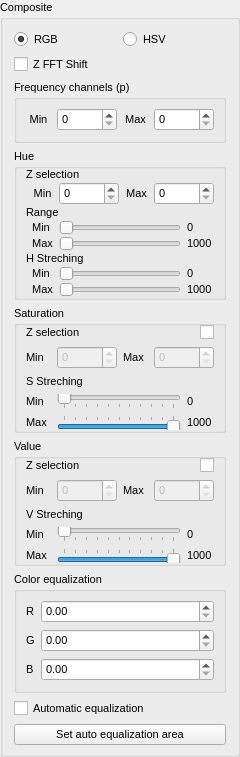
       <widget class="holovibes::gui::CompositePanel" name="CompositePanel">
        <property name="enabled">
         <bool>true</bool>
        </property>
        <property name="sizePolicy">
         <sizepolicy hsizetype="Fixed" vsizetype="Preferred">
          <horstretch>1</horstretch>
          <verstretch>0</verstretch>
         </sizepolicy>
        </property>
        <property name="minimumSize">
         <size>
          <width>240</width>
          <height>0</height>
         </size>
        </property>
        <property name="maximumSize">
         <size>
          <width>210</width>
          <height>16777215</height>
         </size>
        </property>
        <property name="baseSize">
         <size>
          <width>210</width>
          <height>0</height>
         </size>
        </property>
        <property name="font">
         <font>
          <pointsize>8</pointsize>
          <kerning>true</kerning>
         </font>
        </property>
        <property name="toolTip">
         <string notr="true"/>
        </property>
        <property name="toolTipDuration">
         <number>-1</number>
        </property>
        <property name="title">
         <string>Composite</string>
        </property>
        <property name="flat">
         <bool>false</bool>
        </property>
        <layout class="QVBoxLayout" name="verticalLayout_11">
         <property name="spacing">
          <number>6</number>
         </property>
         <property name="sizeConstraint">
          <enum>QLayout::SetNoConstraint</enum>
         </property>
         <property name="leftMargin">
          <number>11</number>
         </property>
         <property name="topMargin">
          <number>11</number>
         </property>
         <property name="rightMargin">
          <number>11</number>
         </property>
         <property name="bottomMargin">
          <number>9</number>
         </property>
         <item>
          <layout class="QHBoxLayout" name="horizontalLayout_33">
           <property name="topMargin">
            <number>0</number>
           </property>
           <item>
            <widget class="QRadioButton" name="radioButton_rgb">
             <property name="text">
              <string>RGB</string>
             </property>
             <property name="checked">
              <bool>true</bool>
             </property>
            </widget>
           </item>
           <item>
            <widget class="QRadioButton" name="radioButton_hsv">
             <property name="text">
              <string>HSV</string>
             </property>
             <property name="checked">
              <bool>false</bool>
             </property>
            </widget>
           </item>
          </layout>
         </item>
         <item>
          <widget class="QCheckBox" name="zFFTShiftCheckBox">
           <property name="font">
            <font>
             <pointsize>8</pointsize>
             <kerning>true</kerning>
            </font>
           </property>
           <property name="text">
            <string>Z FFT Shift</string>
           </property>
          </widget>
         </item>
         <item>
          <widget class="QGroupBox" name="groupBox">
           <property name="title">
            <string>Frequency channels (p)</string>
           </property>
           <layout class="QVBoxLayout" name="verticalLayout_13">
            <item>
             <layout class="QGridLayout" name="gridLayout_9">
              <property name="horizontalSpacing">
               <number>6</number>
              </property>
              <property name="verticalSpacing">
               <number>1</number>
              </property>
              <item row="1" column="0">
               <widget class="QLabel" name="label_7">
                <property name="text">
                 <string>Min</string>
                </property>
                <property name="alignment">
                 <set>Qt::AlignCenter</set>
                </property>
               </widget>
              </item>
              <item row="1" column="2">
               <widget class="QLabel" name="label_8">
                <property name="text">
                 <string>Max</string>
                </property>
                <property name="alignment">
                 <set>Qt::AlignCenter</set>
                </property>
               </widget>
              </item>
              <item row="1" column="1">
               <widget class="QSpinBox" name="PRedSpinBox_Composite">
                <property name="sizePolicy">
                 <sizepolicy hsizetype="Minimum" vsizetype="Fixed">
                  <horstretch>0</horstretch>
                  <verstretch>0</verstretch>
                 </sizepolicy>
                </property>
                <property name="minimumSize">
                 <size>
                  <width>60</width>
                  <height>0</height>
                 </size>
                </property>
                <property name="minimum">
                 <number>0</number>
                </property>
                <property name="maximum">
                 <number>65536</number>
                </property>
                <property name="value">
                 <number>0</number>
                </property>
               </widget>
              </item>
              <item row="1" column="3">
               <widget class="QSpinBox" name="PBlueSpinBox_Composite">
                <property name="minimumSize">
                 <size>
                  <width>60</width>
                  <height>0</height>
                 </size>
                </property>
                <property name="minimum">
                 <number>0</number>
                </property>
                <property name="maximum">
                 <number>65536</number>
                </property>
                <property name="value">
                 <number>0</number>
                </property>
               </widget>
              </item>
             </layout>
            </item>
           </layout>
          </widget>
         </item>
         <item>
          <widget class="QGroupBox" name="groupBox_hue">
           <property name="sizePolicy">
            <sizepolicy hsizetype="Maximum" vsizetype="Preferred">
             <horstretch>0</horstretch>
             <verstretch>0</verstretch>
            </sizepolicy>
           </property>
           <property name="maximumSize">
            <size>
             <width>16777214</width>
             <height>16777215</height>
            </size>
           </property>
           <property name="title">
            <string>Hue</string>
           </property>
           <layout class="QVBoxLayout" name="verticalLayout_18">
            <property name="topMargin">
             <number>0</number>
            </property>
            <property name="bottomMargin">
             <number>0</number>
            </property>
            <item>
             <layout class="QGridLayout" name="gridLayout_13">
              <property name="sizeConstraint">
               <enum>QLayout::SetDefaultConstraint</enum>
              </property>
              <property name="horizontalSpacing">
               <number>6</number>
              </property>
              <property name="verticalSpacing">
               <number>1</number>
              </property>
              <item row="1" column="1" colspan="2">
               <widget class="QSpinBox" name="SpinBox_hue_freq_min">
                <property name="sizePolicy">
                 <sizepolicy hsizetype="Minimum" vsizetype="Fixed">
                  <horstretch>0</horstretch>
                  <verstretch>0</verstretch>
                 </sizepolicy>
                </property>
                <property name="minimumSize">
                 <size>
                  <width>60</width>
                  <height>0</height>
                 </size>
                </property>
                <property name="minimum">
                 <number>0</number>
                </property>
                <property name="maximum">
                 <number>9</number>
                </property>
                <property name="value">
                 <number>0</number>
                </property>
               </widget>
              </item>
              <item row="4" column="5">
               <widget class="QLabel" name="label_hue_threshold_max">
                <property name="text">
                 <string>1000</string>
                </property>
               </widget>
              </item>
              <item row="3" column="5">
               <widget class="QLabel" name="label_hue_threshold_min">
                <property name="text">
                 <string>0</string>
                </property>
               </widget>
              </item>
              <item row="1" column="3">
               <widget class="QLabel" name="label_hue_freq_max">
                <property name="text">
                 <string>Max</string>
                </property>
                <property name="alignment">
                 <set>Qt::AlignCenter</set>
                </property>
               </widget>
              </item>
              <item row="4" column="1" colspan="4">
               <widget class="QSlider" name="horizontalSlider_hue_threshold_max">
                <property name="maximumSize">
                 <size>
                  <width>16777215</width>
                  <height>15</height>
                 </size>
                </property>
                <property name="maximum">
                 <number>1000</number>
                </property>
                <property name="pageStep">
                 <number>100</number>
                </property>
                <property name="orientation">
                 <enum>Qt::Horizontal</enum>
                </property>
               </widget>
              </item>
              <item row="2" column="0" colspan="5">
               <widget class="QLabel" name="label_27">
                <property name="text">
                 <string>Range</string>
                </property>
               </widget>
              </item>
              <item row="5" column="0" colspan="5">
               <widget class="QLabel" name="label_28">
                <property name="text">
                 <string>H Streching</string>
                </property>
               </widget>
              </item>
              <item row="6" column="0">
               <widget class="QLabel" name="label_hue_shift_min_name">
                <property name="text">
                 <string>  Min</string>
                </property>
               </widget>
              </item>
              <item row="6" column="1" colspan="4">
               <widget class="QSlider" name="horizontalSlider_hue_shift_min">
                <property name="maximumSize">
                 <size>
                  <width>16777215</width>
                  <height>15</height>
                 </size>
                </property>
                <property name="maximum">
                 <number>1000</number>
                </property>
                <property name="pageStep">
                 <number>100</number>
                </property>
                <property name="orientation">
                 <enum>Qt::Horizontal</enum>
                </property>
               </widget>
              </item>
              <item row="6" column="5">
               <widget class="QLabel" name="label_hue_shift_min">
                <property name="text">
                 <string>0</string>
                </property>
               </widget>
              </item>
              <item row="7" column="0">
               <widget class="QLabel" name="label_hue_shift_max_name">
                <property name="text">
                 <string>  Max</string>
                </property>
               </widget>
              </item>
              <item row="7" column="1" colspan="4">
               <widget class="QSlider" name="horizontalSlider_hue_shift_max">
                <property name="maximumSize">
                 <size>
                  <width>16777215</width>
                  <height>15</height>
                 </size>
                </property>
                <property name="maximum">
                 <number>1000</number>
                </property>
                <property name="pageStep">
                 <number>100</number>
                </property>
                <property name="orientation">
                 <enum>Qt::Horizontal</enum>
                </property>
               </widget>
              </item>
              <item row="7" column="5">
               <widget class="QLabel" name="label_hue_shift_max">
                <property name="text">
                 <string>1000</string>
                </property>
               </widget>
              </item>
              <item row="3" column="1" colspan="4">
               <widget class="QSlider" name="horizontalSlider_hue_threshold_min">
                <property name="maximumSize">
                 <size>
                  <width>16777215</width>
                  <height>15</height>
                 </size>
                </property>
                <property name="maximum">
                 <number>1000</number>
                </property>
                <property name="pageStep">
                 <number>100</number>
                </property>
                <property name="orientation">
                 <enum>Qt::Horizontal</enum>
                </property>
               </widget>
              </item>
              <item row="1" column="4" colspan="2">
               <widget class="QSpinBox" name="SpinBox_hue_freq_max">
                <property name="minimumSize">
                 <size>
                  <width>60</width>
                  <height>0</height>
                 </size>
                </property>
                <property name="minimum">
                 <number>0</number>
                </property>
                <property name="maximum">
                 <number>99</number>
                </property>
                <property name="value">
                 <number>0</number>
                </property>
               </widget>
              </item>
              <item row="0" column="0" colspan="5">
               <widget class="QLabel" name="label_hue_freq">
                <property name="text">
                 <string>Z selection </string>
                </property>
               </widget>
              </item>
              <item row="4" column="0">
               <widget class="QLabel" name="label_hue_threshold_max_name">
                <property name="text">
                 <string>  Max</string>
                </property>
               </widget>
              </item>
              <item row="1" column="0">
               <widget class="QLabel" name="label_hue_freq_min">
                <property name="text">
                 <string>  Min</string>
                </property>
                <property name="alignment">
                 <set>Qt::AlignCenter</set>
                </property>
               </widget>
              </item>
              <item row="3" column="0">
               <widget class="QLabel" name="label_hue_threshold_min_name">
                <property name="text">
                 <string>  Min</string>
                </property>
               </widget>
              </item>
             </layout>
            </item>
           </layout>
          </widget>
         </item>
         <item>
          <widget class="QGroupBox" name="groupBox_saturation">
           <property name="minimumSize">
            <size>
             <width>0</width>
             <height>0</height>
            </size>
           </property>
           <property name="title">
            <string>Saturation</string>
           </property>
           <layout class="QHBoxLayout" name="horizontalLayout_35">
            <property name="topMargin">
             <number>0</number>
            </property>
            <property name="bottomMargin">
             <number>0</number>
            </property>
            <item>
             <layout class="QGridLayout" name="saturationLayout">
              <property name="topMargin">
               <number>0</number>
              </property>
              <item row="3" column="0">
               <widget class="QLabel" name="label_saturation_threshold_min_name">
                <property name="text">
                 <string>Min</string>
                </property>
               </widget>
              </item>
              <item row="1" column="2">
               <widget class="QLabel" name="label_saturation_freq_max_name">
                <property name="text">
                 <string>Max</string>
                </property>
               </widget>
              </item>
              <item row="1" column="0">
               <widget class="QLabel" name="label_saturation_freq_min_name">
                <property name="text">
                 <string>Min</string>
                </property>
               </widget>
              </item>
              <item row="4" column="4">
               <widget class="QLabel" name="label_saturation_threshold_max">
                <property name="text">
                 <string>1000</string>
                </property>
               </widget>
              </item>
              <item row="1" column="1">
               <widget class="QSpinBox" name="SpinBox_saturation_freq_min">
                <property name="enabled">
                 <bool>false</bool>
                </property>
                <property name="minimumSize">
                 <size>
                  <width>60</width>
                  <height>0</height>
                 </size>
                </property>
               </widget>
              </item>
              <item row="1" column="3" colspan="2">
               <widget class="QSpinBox" name="SpinBox_saturation_freq_max">
                <property name="enabled">
                 <bool>false</bool>
                </property>
                <property name="minimumSize">
                 <size>
                  <width>60</width>
                  <height>0</height>
                 </size>
                </property>
               </widget>
              </item>
              <item row="4" column="0">
               <widget class="QLabel" name="label_saturation_threshold_max_name">
                <property name="text">
                 <string>Max</string>
                </property>
               </widget>
              </item>
              <item row="3" column="1" colspan="3">
               <widget class="QSlider" name="horizontalSlider_saturation_threshold_min">
                <property name="maximumSize">
                 <size>
                  <width>16777215</width>
                  <height>15</height>
                 </size>
                </property>
                <property name="font">
                 <font>
                  <pointsize>8</pointsize>
                  <kerning>true</kerning>
                 </font>
                </property>
                <property name="maximum">
                 <number>1000</number>
                </property>
                <property name="pageStep">
                 <number>100</number>
                </property>
                <property name="orientation">
                 <enum>Qt::Horizontal</enum>
                </property>
                <property name="tickPosition">
                 <enum>QSlider::TicksBelow</enum>
                </property>
               </widget>
              </item>
              <item row="4" column="1" colspan="3">
               <widget class="QSlider" name="horizontalSlider_saturation_threshold_max">
                <property name="maximumSize">
                 <size>
                  <width>16777215</width>
                  <height>15</height>
                 </size>
                </property>
                <property name="maximum">
                 <number>1000</number>
                </property>
                <property name="pageStep">
                 <number>100</number>
                </property>
                <property name="sliderPosition">
                 <number>1000</number>
                </property>
                <property name="orientation">
                 <enum>Qt::Horizontal</enum>
                </property>
                <property name="invertedAppearance">
                 <bool>false</bool>
                </property>
                <property name="invertedControls">
                 <bool>false</bool>
                </property>
                <property name="tickPosition">
                 <enum>QSlider::TicksAbove</enum>
                </property>
               </widget>
              </item>
              <item row="0" column="4">
               <widget class="QCheckBox" name="checkBox_saturation_freq">
                <property name="layoutDirection">
                 <enum>Qt::RightToLeft</enum>
                </property>
                <property name="text">
                 <string/>
                </property>
               </widget>
              </item>
              <item row="2" column="0" colspan="5">
               <widget class="QLabel" name="label_saturation_threshold">
                <property name="text">
                 <string>S Streching</string>
                </property>
               </widget>
              </item>
              <item row="3" column="4">
               <widget class="QLabel" name="label_saturation_threshold_min">
                <property name="text">
                 <string>0</string>
                </property>
               </widget>
              </item>
              <item row="0" column="0" colspan="4">
               <widget class="QLabel" name="label_saturation_freq">
                <property name="text">
                 <string>Z selection </string>
                </property>
               </widget>
              </item>
             </layout>
            </item>
           </layout>
          </widget>
         </item>
         <item>
          <widget class="QGroupBox" name="groupBox_value">
           <property name="minimumSize">
            <size>
             <width>0</width>
             <height>0</height>
            </size>
           </property>
           <property name="title">
            <string>Value</string>
           </property>
           <layout class="QVBoxLayout" name="verticalLayout_20">
            <property name="spacing">
             <number>6</number>
            </property>
            <property name="leftMargin">
             <number>9</number>
            </property>
            <property name="topMargin">
             <number>0</number>
            </property>
            <property name="rightMargin">
             <number>9</number>
            </property>
            <property name="bottomMargin">
             <number>0</number>
            </property>
            <item>
             <layout class="QGridLayout" name="gridLayout_14">
              <property name="sizeConstraint">
               <enum>QLayout::SetFixedSize</enum>
              </property>
              <property name="leftMargin">
               <number>0</number>
              </property>
              <property name="bottomMargin">
               <number>0</number>
              </property>
              <property name="spacing">
               <number>6</number>
              </property>
              <item row="5" column="0">
               <widget class="QLabel" name="label_value_threshold_max_name">
                <property name="text">
                 <string>Max</string>
                </property>
               </widget>
              </item>
              <item row="4" column="0">
               <widget class="QLabel" name="label_value_threshold_min_name">
                <property name="text">
                 <string>Min</string>
                </property>
               </widget>
              </item>
              <item row="1" column="1">
               <widget class="QSpinBox" name="SpinBox_value_freq_min">
                <property name="enabled">
                 <bool>false</bool>
                </property>
                <property name="minimumSize">
                 <size>
                  <width>60</width>
                  <height>0</height>
                 </size>
                </property>
               </widget>
              </item>
              <item row="1" column="0">
               <widget class="QLabel" name="label_value_freq_min_name">
                <property name="text">
                 <string>Min</string>
                </property>
               </widget>
              </item>
              <item row="5" column="4">
               <widget class="QLabel" name="label_value_threshold_max">
                <property name="text">
                 <string>1000</string>
                </property>
               </widget>
              </item>
              <item row="1" column="2">
               <widget class="QLabel" name="label_value_freq_max_name">
                <property name="text">
                 <string>Max</string>
                </property>
               </widget>
              </item>
              <item row="1" column="3" colspan="2">
               <widget class="QSpinBox" name="SpinBox_value_freq_max">
                <property name="enabled">
                 <bool>false</bool>
                </property>
                <property name="minimumSize">
                 <size>
                  <width>60</width>
                  <height>0</height>
                 </size>
                </property>
               </widget>
              </item>
              <item row="0" column="4">
               <widget class="QCheckBox" name="checkBox_value_freq">
                <property name="layoutDirection">
                 <enum>Qt::RightToLeft</enum>
                </property>
                <property name="text">
                 <string extracomment="Enable the differenciation of frequency channels between Hue and Value"/>
                </property>
                <property name="checked">
                 <bool>false</bool>
                </property>
                <property name="tristate">
                 <bool>false</bool>
                </property>
               </widget>
              </item>
              <item row="0" column="0" colspan="4">
               <widget class="QLabel" name="label_value_freq">
                <property name="text">
                 <string>Z selection </string>
                </property>
               </widget>
              </item>
              <item row="5" column="1" colspan="3">
               <widget class="QSlider" name="horizontalSlider_value_threshold_max">
                <property name="maximumSize">
                 <size>
                  <width>16777215</width>
                  <height>15</height>
                 </size>
                </property>
                <property name="maximum">
                 <number>1000</number>
                </property>
                <property name="pageStep">
                 <number>100</number>
                </property>
                <property name="value">
                 <number>1000</number>
                </property>
                <property name="sliderPosition">
                 <number>1000</number>
                </property>
                <property name="orientation">
                 <enum>Qt::Horizontal</enum>
                </property>
                <property name="tickPosition">
                 <enum>QSlider::TicksAbove</enum>
                </property>
               </widget>
              </item>
              <item row="4" column="1" colspan="3">
               <widget class="QSlider" name="horizontalSlider_value_threshold_min">
                <property name="maximumSize">
                 <size>
                  <width>16777215</width>
                  <height>15</height>
                 </size>
                </property>
                <property name="maximum">
                 <number>1000</number>
                </property>
                <property name="pageStep">
                 <number>100</number>
                </property>
                <property name="orientation">
                 <enum>Qt::Horizontal</enum>
                </property>
                <property name="tickPosition">
                 <enum>QSlider::TicksBelow</enum>
                </property>
               </widget>
              </item>
              <item row="4" column="4">
               <widget class="QLabel" name="label_value_threshold_min">
                <property name="text">
                 <string>0</string>
                </property>
               </widget>
              </item>
              <item row="3" column="0" colspan="5">
               <widget class="QLabel" name="label_value_threshold">
                <property name="text">
                 <string>V Streching</string>
                </property>
               </widget>
              </item>
             </layout>
            </item>
           </layout>
          </widget>
         </item>
         <item>
          <widget class="QGroupBox" name="groupBox_5">
           <property name="title">
            <string>Color equalization</string>
           </property>
           <layout class="QVBoxLayout" name="verticalLayout_14">
            <item>
             <layout class="QFormLayout" name="formLayout">
              <item row="1" column="0">
               <widget class="QLabel" name="label_red">
                <property name="text">
                 <string>R</string>
                </property>
               </widget>
              </item>
              <item row="1" column="1">
               <widget class="QDoubleSpinBox" name="WeightSpinBox_R">
                <property name="minimum">
                 <double>0.000000000000000</double>
                </property>
                <property name="maximum">
                 <double>100.000000000000000</double>
                </property>
                <property name="singleStep">
                 <double>0.010000000000000</double>
                </property>
               </widget>
              </item>
              <item row="2" column="0">
               <widget class="QLabel" name="label_green">
                <property name="text">
                 <string>G</string>
                </property>
               </widget>
              </item>
              <item row="2" column="1">
               <widget class="QDoubleSpinBox" name="WeightSpinBox_G">
                <property name="minimum">
                 <double>0.000000000000000</double>
                </property>
                <property name="maximum">
                 <double>100.000000000000000</double>
                </property>
                <property name="singleStep">
                 <double>0.010000000000000</double>
                </property>
               </widget>
              </item>
              <item row="3" column="0">
               <widget class="QLabel" name="label_blue">
                <property name="text">
                 <string>B</string>
                </property>
               </widget>
              </item>
              <item row="3" column="1">
               <widget class="QDoubleSpinBox" name="WeightSpinBox_B">
                <property name="minimum">
                 <double>0.000000000000000</double>
                </property>
                <property name="maximum">
                 <double>100.000000000000000</double>
                </property>
                <property name="singleStep">
                 <double>0.010000000000000</double>
                </property>
               </widget>
              </item>
             </layout>
            </item>
           </layout>
          </widget>
         </item>
         <item>
          <widget class="QCheckBox" name="RenormalizationCheckBox">
           <property name="font">
            <font>
             <pointsize>8</pointsize>
             <kerning>true</kerning>
            </font>
           </property>
           <property name="text">
            <string>Automatic equalization</string>
           </property>
          </widget>
         </item>
         <item>
          <widget class="QPushButton" name="CompositeAreaButton">
           <property name="text">
            <string>Set auto equalization area</string>
           </property>
          </widget>
         </item>
         <item>
          <spacer name="verticalSpacer_6">
           <property name="orientation">
            <enum>Qt::Vertical</enum>
           </property>
           <property name="sizeType">
            <enum>QSizePolicy::MinimumExpanding</enum>
           </property>
           <property name="sizeHint" stdset="0">
            <size>
             <width>20</width>
             <height>0</height>
            </size>
           </property>
          </spacer>
         </item>
        </layout>
       </widget>
